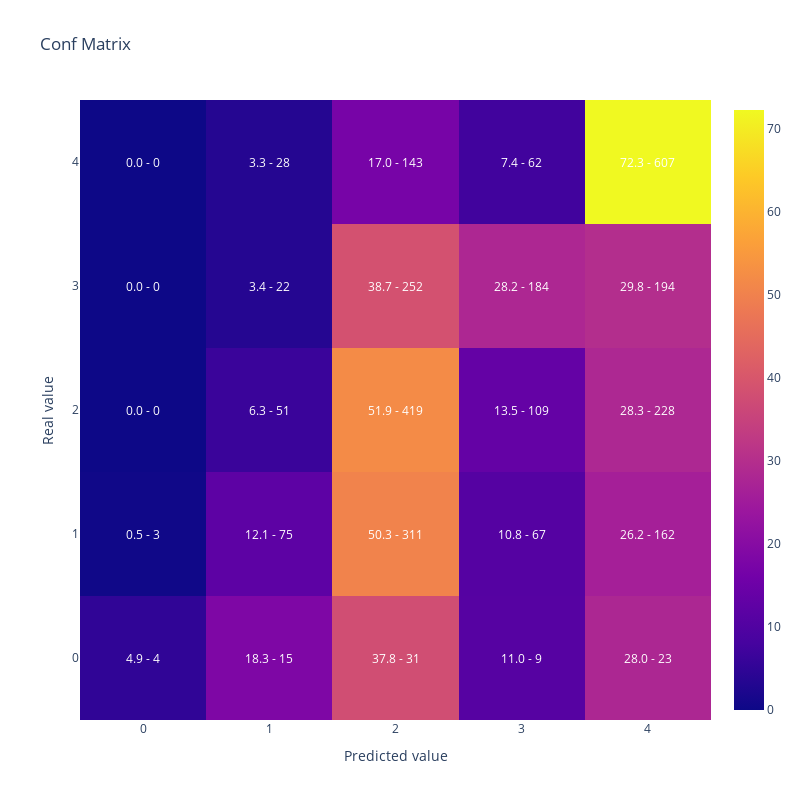

The cell this chart's notebook holds for it:
### Code cell
#Vamos a replicar el resultado de la optimizacion reentrenando el modelo con el mejor conjunto de hiperparametros
#Generamos parametros incluyendo los fijos y la mejor solución que encontro optuna
lgb_params =  {      **lgbm_params93,
                        'objective': 'multiclassova',
                        'verbosity':-1,
                        'num_class': len(y_train.unique())}

lgb_train_dataset = lgb.Dataset(data=X_train,
                                label=y_train)


#Entreno
lgb_model = lgb.train(lgb_params,
                    lgb_train_dataset)

lgb_proba = lgb_model.predict(X_val)
lgb_pred = lgb_model.predict(X_val).argmax(axis=1)

#Muestro matriz de confusion y kappa
display(plot_confusion_matrix(y_val, lgb_pred))

cohen_kappa_score(y_val,lgb_pred,
                  weights = 'quadratic')

### Figure 1 — Plotly figure (JSON) as saved in the notebook; plotly's stock layout.template omitted (floating-point values rounded to 4 significant figures)
{"data": [{"type": "heatmap", "x": [0, 1, 2, 3, 4], "y": [0, 1, 2, 3, 4], "z": [[4.878, 18.29, 37.8, 10.98, 28.05], [0.4854, 12.14, 50.32, 10.84, 26.21], [0, 6.32, 51.92, 13.51, 28.25], [0, 3.374, 38.65, 28.22, 29.75], [0, 3.333, 17.02, 7.381, 72.26]]}], "layout": {"annotations": [{"font": {"color": "white"}, "showarrow": false, "text": "4.9 - 4", "x": 0, "xref": "x", "y": 0, "yref": "y"}, {"font": {"color": "white"}, "showarrow": false, "text": "18.3 - 15", "x": 1, "xref": "x", "y": 0, "yref": "y"}, {"font": {"color": "white"}, "showarrow": false, "text": "37.8 - 31", "x": 2, "xref": "x", "y": 0, "yref": "y"}, {"font": {"color": "white"}, "showarrow": false, "text": "11.0 - 9", "x": 3, "xref": "x", "y": 0, "yref": "y"}, {"font": {"color": "white"}, "showarrow": false, "text": "28.0 - 23", "x": 4, "xref": "x", "y": 0, "yref": "y"}, {"font": {"color": "white"}, "showarrow": false, "text": "0.5 - 3", "x": 0, "xref": "x", "y": 1, "yref": "y"}, {"font": {"color": "white"}, "showarrow": false, "text": "12.1 - 75", "x": 1, "xref": "x", "y": 1, "yref": "y"}, {"font": {"color": "white"}, "showarrow": false, "text": "50.3 - 311", "x": 2, "xref": "x", "y": 1, "yref": "y"}, {"font": {"color": "white"}, "showarrow": false, "text": "10.8 - 67", "x": 3, "xref": "x", "y": 1, "yref": "y"}, {"font": {"color": "white"}, "showarrow": false, "text": "26.2 - 162", "x": 4, "xref": "x", "y": 1, "yref": "y"}, {"font": {"color": "white"}, "showarrow": false, "text": "0.0 - 0", "x": 0, "xref": "x", "y": 2, "yref": "y"}, {"font": {"color": "white"}, "showarrow": false, "text": "6.3 - 51", "x": 1, "xref": "x", "y": 2, "yref": "y"}, {"font": {"color": "white"}, "showarrow": false, "text": "51.9 - 419", "x": 2, "xref": "x", "y": 2, "yref": "y"}, {"font": {"color": "white"}, "showarrow": false, "text": "13.5 - 109", "x": 3, "xref": "x", "y": 2, "yref": "y"}, {"font": {"color": "white"}, "showarrow": false, "text": "28.3 - 228", "x": 4, "xref": "x", "y": 2, "yref": "y"}, {"font": {"color": "white"}, "showarrow": false, "text": "0.0 - 0", "x": 0, "xref": "x", "y": 3, "yref": "y"}, {"font": {"color": "white"}, "showarrow": false, "text": "3.4 - 22", "x": 1, "xref": "x", "y": 3, "yref": "y"}, {"font": {"color": "white"}, "showarrow": false, "text": "38.7 - 252", "x": 2, "xref": "x", "y": 3, "yref": "y"}, {"font": {"color": "white"}, "showarrow": false, "text": "28.2 - 184", "x": 3, "xref": "x", "y": 3, "yref": "y"}, {"font": {"color": "white"}, "showarrow": false, "text": "29.8 - 194", "x": 4, "xref": "x", "y": 3, "yref": "y"}, {"font": {"color": "white"}, "showarrow": false, "text": "0.0 - 0", "x": 0, "xref": "x", "y": 4, "yref": "y"}, {"font": {"color": "white"}, "showarrow": false, "text": "3.3 - 28", "x": 1, "xref": "x", "y": 4, "yref": "y"}, {"font": {"color": "white"}, "showarrow": false, "text": "17.0 - 143", "x": 2, "xref": "x", "y": 4, "yref": "y"}, {"font": {"color": "white"}, "showarrow": false, "text": "7.4 - 62", "x": 3, "xref": "x", "y": 4, "yref": "y"}, {"font": {"color": "white"}, "showarrow": false, "text": "72.3 - 607", "x": 4, "xref": "x", "y": 4, "yref": "y"}], "height": 800, "title": {"text": "Conf Matrix"}, "width": 800, "xaxis": {"title": {"text": "Predicted value"}}, "yaxis": {"title": {"text": "Real value"}}}}
